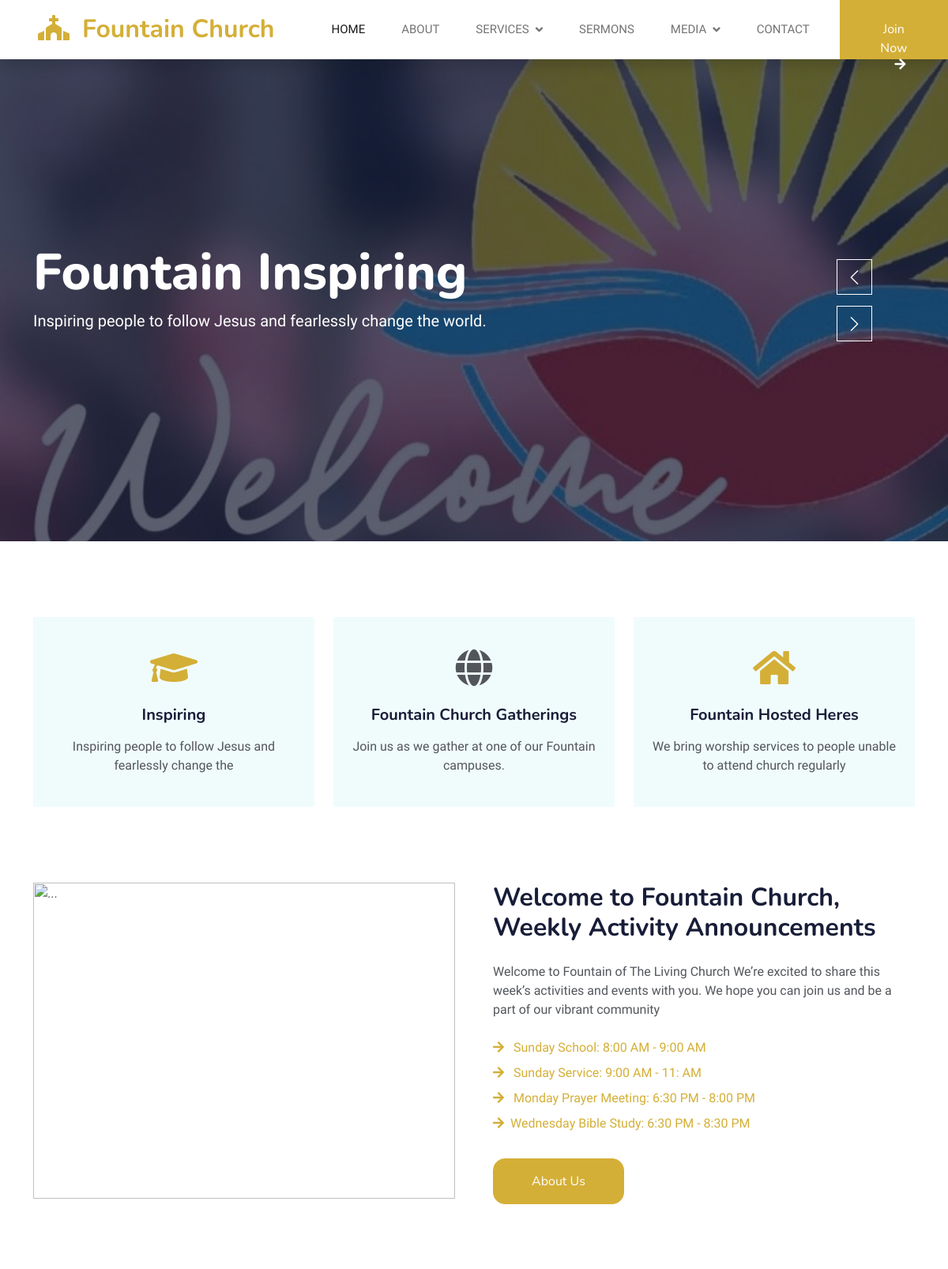
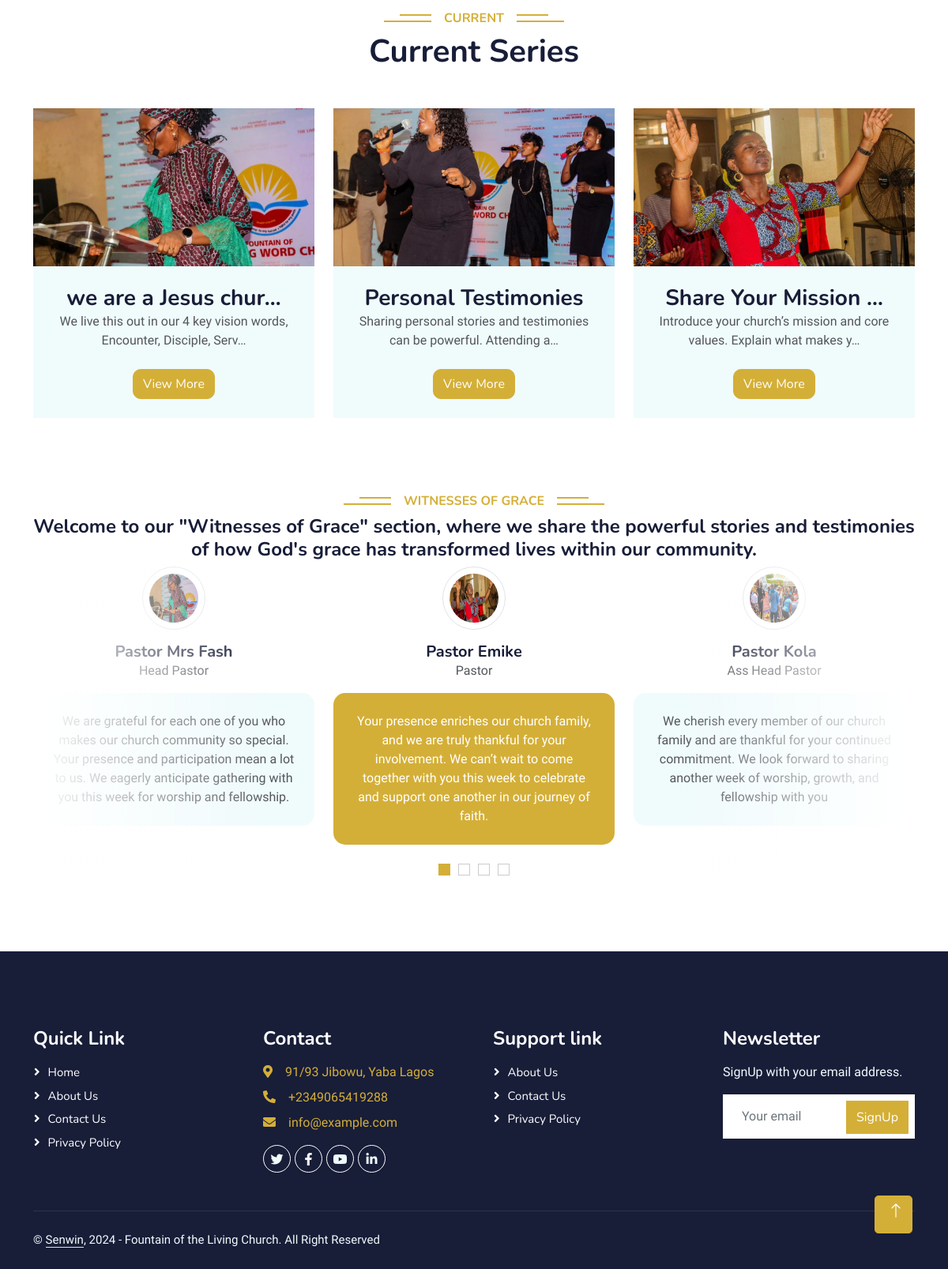
The page / on the database its author committed (2 pictures, top to bottom).
### fountain/models.py (models this page shows, shortened)
class FountainChurchMainHeadImage(models.Model):
    fountain_church_img_title = models.CharField(max_length=255, blank=True, null=True)
    fountain_church_img_description = models.TextField()
    fountain_church_img_img = models.ImageField(upload_to='img/')
    fountain_church_img_author = models.ForeignKey(User, on_delete=models.CASCADE)
    fountain_church_img_date = models.DateTimeField (auto_now_add= True)
    class Meta:
        ordering =['-fountain_church_img_date']

class FountainChurchMainPost(models.Model):
    fountain_church_title = models.CharField(max_length=255, blank=True, null=True)
    fountain_church_description = models.TextField()
    fountain_church_slug = models.SlugField (max_length=255,blank=True, null=True)
    fountain_church_img = models.ImageField(upload_to='images/')
    fountain_church_date = models.DateTimeField (auto_now_add= True)
    fountain_church_author = models.ForeignKey(User, on_delete=models.CASCADE)
    class Meta:
        ordering =['-fountain_church_date']

class FountainChurchMinisterHome(models.Model):
    fountain_church_minister_home_title = models.CharField(max_length=255, blank=True, null=True)
    fountain_church_minister_home_position = models.CharField(max_length=255, blank=True, null=True)
    fountain_church_minister_home_description = models.TextField()
    fountain_church_minister_home_img = models.ImageField(upload_to='testy_img/')
    fountain_church_minister_home_author = models.ForeignKey(User, on_delete=models.CASCADE)
    fountain_church_minister_home_date = models.DateTimeField (auto_now_add= True)
    class Meta:
        ordering =['-fountain_church_minister_home_date']

### fountain/views.py (the view)
# urls.py: path('', HomeView.as_view(), name="home"),
class HomeView(ListView):
    model = FountainChurchMainPost
    template_name = 'fountainchurch/home.html'
    def get_context_data(self, **kwargs):
        context = super().get_context_data(**kwargs)
        context['first_images'] = FountainChurchMainHeadImage.objects.all()
        context['testimony_images'] = FountainChurchMinisterHome.objects.all()
        return context

### templates/fountainchurch/home.html (shortened to what this page needs)
{% extends "base.html" %}
{% load static %}
{% block content%}
    <div class="container-fluid p-0 mb-5">
        <div class="owl-carousel header-carousel position-relative">
            {% for first_image in first_images %}
            <div class="owl-carousel-item position-relative">
                <img class="img-fluid" src="{{ first_image.fountain_church_img_img.url }}"style="height: 610px; width: 100%; object-fit: cover;"  alt="">
                <div class="position-absolute top-0 start-0 w-100 h-100 d-flex align-items-center" style="background: rgba(24, 29, 56, .7);">
                    <div class="container">
                        <div class="row justify-content-start">
                            <div class="col-sm-10 col-lg-8">
                                <h1 class="display-3 text-white animated slideInDown">{{ first_image.fountain_church_img_title }}</h1>
                                <p class="fs-5 text-white mb-4 pb-2">{{ first_image.fountain_church_img_description }}</p>
                            </div>
                        </div>
                    </div>
                </div>
            </div>
            {% endfor %}
        </div>
    </div>
    <div class="container-xxl py-5">
        <div class="container">
            <div class="row g-4">
                <div class="col-lg-4 col-sm-6 wow fadeInUp" data-wow-delay="0.1s">
                    <div class="service-item text-center pt-3">
                        <div class="p-4">
                            <i class="fa fa-3x fa-graduation-cap text-primary mb-4"></i>
                            <h5 class="mb-3">Inspiring</h5>
                            <p>Inspiring people to follow Jesus and fearlessly change the</p>
                        </div>
                    </div>
                </div>
                <div class="col-lg-4 col-sm-6 wow fadeInUp" data-wow-delay="0.3s">
                    <div class="service-item text-center pt-3">
                        <div class="p-4">
                            <i class="fa fa-3x fa-globe text- primary mb-4"></i>
                            <h5 class="mb-3">Fountain Church Gatherings</h5>
                            <p>Join us as we gather at one of our Fountain campuses.</p>
                        </div>
                    </div>
                </div>
                <div class="col-lg-4 col-sm-6 wow fadeInUp" data-wow-delay="0.5s">
                    <div class="service-item text-center pt-3">
                        <div class="p-4">
                            <i class="fa fa-3x fa-home text-primary mb-4"></i>
                            <h5 class="mb-3">Fountain Hosted Heres</h5>
                            <p>  We bring worship services to people unable to attend church regularly</p>
                        </div>
                    </div>
                </div>
            </div>
        </div>
    </div>
    <div class="container-xxl py-5">
        <div class="container">
            <div class="row g-5">
                <div class="col-lg-6 wow fadeInUp" data-wow-delay="0.1s" style="min-height: 400px;">
                    <div id="carouselExampleSlidesOnly" class="carousel slide" data-bs-ride="carousel">
                        <div class="carousel-inner">
                          <div class="carousel-item active">
                            <img src="{% static 'img/intro.jpg' %}"style="height: 400px; width: 100%; object-fit: cover;" class="d-block w-100" alt="...">
                          </div>
                        </div>
                      </div>
                   </div>
                <div class="col-lg-6 wow fadeInUp" data-wow-delay="0.3s">
                    <h2 class="mb-4">Welcome to Fountain Church, Weekly Activity Announcements</h2>
                    <p class="mb-4">Welcome to Fountain of The Living Church We’re excited to share this week’s activities and
                        events with you. We hope you can join us and be a part of our vibrant community</p>
                    <a href="{% url 'events' %}">
                    <div class="row gy-2 gx-4 mb-4">
                        <div class="col-sm-10">
                            <p class="mb-0"><i class="fa fa-arrow-right text-primary me-2"></i> Sunday School: 8:00 AM - 9:00 AM</p>
                        </div>
                        <div class="col-sm-10">
                            <p class="mb-0"><i class="fa fa-arrow-right text-primary me-2"></i> Sunday Service: 9:00 AM - 11: AM</p>
                        </div>
                        <div class="col-sm-10">
                            <p class="mb-0"><i class="fa fa-arrow-right text-primary me-2"></i> Monday Prayer Meeting: 6:30 PM - 8:00 PM</p>
                        </div>
                        <div class="col-sm-10">
                            <p class="mb-0"><i class="fa fa-arrow-right text-primary me-2"></i>Wednesday Bible Study: 6:30 PM - 8:30 PM </p>
                        </div>
                    </div></a>
                    <a class="btn btn-primary py-3 px-5 mt-2"style="border-radius: 15px;" href="{% url 'about' %}">About Us</a>
                </div>
            </div>
        </div>
    </div>
    <div class="container-xxl py-5">
        <div class="container">
            <div class="text-center wow fadeInUp" data-wow-delay="0.1s">
                <h6 class="section-title bg-white text-center text-primary px-3">Current</h6>
                <h1 class="mb-5">Current Series</h1>
            </div>
            <div class="row g-4 justify-content-center">
                {% for post in object_list %}
                <div class="col-lg-4 col-md-6 wow fadeInUp" data-wow-delay="0.1s">
                    <div class="course-item bg-light">
                        <a href="{% url 'detail' post.pk %}">
                        <div class="position-relative overflow-hidden">
                            <img class="img-fluid" src="{{ post.fountain_church_img.url }}" style="height: 200px; width: 100%; object-fit: cover;" alt="">
                        </div>
                      </a>
                        <div class="text-center p-4 pb-0">
                            <a href="{% url 'detail' post.pk %}"><h3 class="mb-0">{{ post.fountain_church_title|truncatechars:20 }}</h3></a>
                            <p class="mb-4">{{ post.fountain_church_description|truncatechars:70 }}</p>
                        </div>
                        <center>
                            <div class="btn-wrapper">
                                <a href="{% url 'detail' post.pk %}" class="btn btn-primary" style="border-radius: 10px;">View More</a>
                            </div><br>
                        </center>
                    </div>
                </div>
                {% endfor %}
            </div>
        </div>
    </div>
    <div class="container-xxl py-5 wow fadeInUp" data-wow-delay="0.1s">
        <div class="container">
            <div class="text-center">
                <h6 class="section-title bg-white text-center text-primary px-3">Witnesses of Grace</h6>
                <h4 class="mb-2">Welcome to our "Witnesses of Grace" section, where we share the powerful
                    stories and testimonies of how God's grace has transformed lives within our community.</h4>
            </div>
            <div class="owl-carousel testimonial-carousel position-relative" style="border-radius: 15px; overflow: hidden;">
                {% for testimony_image in testimony_images %}
                <div class="testimonial-item text-center" style="border-radius: 5px; overflow: hidden;">
                    <img class="border rounded-circle p-2 mx-auto mb-3" src="{{ testimony_image.fountain_church_minister_home_img.url }}" style="width: 80px; height: 80px; border-radius: 50%;">
                    <h5 class="mb-0">{{ testimony_image.fountain_church_minister_home_title }}</h5>
                    <p>{{ testimony_image.fountain_church_minister_home_position }}</p>
                    <div class="testimonial-text bg-light text-center p-4" style="border-radius: 15px;">
                        <p class="mb-0">{{ testimony_image.fountain_church_minister_home_description }}</p>
                    </div>
                </div>
                {% endfor %}
            </div>
            </div>
        </div>
    {% endblock %}

### static/css/style.css (style rules this page uses)
.btn { font-family: 'Nunito', sans-serif; font-weight: 600; transition: .5s; }
.btn.btn-primary, .btn.btn-secondary { color: #FFFFFF; }
.section-title { position: relative; display: inline-block; text-transform: uppercase; }
.section-title::before { position: absolute; content: ""; width: calc(100% + 80px); height: 2px; top: 4px; left: -40px; background: var(--primary); z-index: -1; }
.section-title::after { position: absolute; content: ""; width: calc(100% + 120px); height: 2px; bottom: 5px; left: -60px; background: var(--primary); z-index: -1; }
.service-item { background: var(--light); transition: .5s; }
.service-item * { transition: .5s; }
.category img, .course-item img { transition: .5s; }
.testimonial-carousel::before { position: absolute; content: ""; top: 0; left: 0; height: 100%; width: 0; background: linear-gradient(to right, rgba(255, 255, 255, 1) 0%, rgba(255, 255, 255, 0) 100%); z-index: 1; }
.testimonial-carousel::after { position: absolute; content: ""; top: 0; right: 0; height: 100%; width: 0; background: linear-gradient(to left, rgba(255, 255, 255, 1) 0%, rgba(255, 255, 255, 0) 100%); z-index: 1; }
@media (min-width: 768px) { .testimonial-carousel::before, .testimonial-carousel::after { width: 200px; } }
@media (min-width: 992px) { .testimonial-carousel::before, .testimonial-carousel::after { width: 300px; } }
.testimonial-carousel .owl-item .testimonial-text, .testimonial-carousel .owl-item.center .testimonial-text * { transition: .5s; }
.testimonial-carousel .owl-item.center .testimonial-text { background: var(--primary) !important; }
.testimonial-carousel .owl-item.center .testimonial-text * { color: #FFFFFF !important; }

### rows shown on the page
FountainChurchMainHeadImage: fountain_church_img_img (picture), fountain_church_img_title "Fountain Inspiring", fountain_church_img_description "Inspiring people to follow Jesus and fearlessly change the world."
FountainChurchMainPost: fountain_church_img (picture), fountain_church_title "we are a Jesus chur…", fountain_church_description "We live this out in our 4 key vision words, Encounter, Disciple, Serv…"
FountainChurchMainPost: fountain_church_img (picture), fountain_church_title "Personal Testimonies", fountain_church_description "Sharing personal stories and testimonies can be powerful. Attending a…"
FountainChurchMainPost: fountain_church_img (picture), fountain_church_title "Share Your Mission …", fountain_church_description "Introduce your church’s mission and core values. Explain what makes y…"
FountainChurchMinisterHome: fountain_church_minister_home_img (picture), fountain_church_minister_home_title "Pastor Emike", fountain_church_minister_home_position "Pastor", fountain_church_minister_home_description "Your presence enriches our church family, and we are truly thankful for your involvement. We can’t wait to come together with you this week to celebrate and support one another in our journey of faith."
FountainChurchMinisterHome: fountain_church_minister_home_img (picture), fountain_church_minister_home_title "Pastor Kola", fountain_church_minister_home_position "Ass Head Pastor", fountain_church_minister_home_description "We cherish every member of our church family and are thankful for your continued commitment. We look forward to sharing another week of worship, growth, and fellowship with you"
FountainChurchMinisterHome: fountain_church_minister_home_img (picture), fountain_church_minister_home_title "Pastor Mrs Fash", fountain_church_minister_home_position "Head Pastor", fountain_church_minister_home_description "We are grateful for each one of you who makes our church community so special. Your presence and participation mean a lot to us. We eagerly anticipate gathering with you this week for worship and fellowship."
